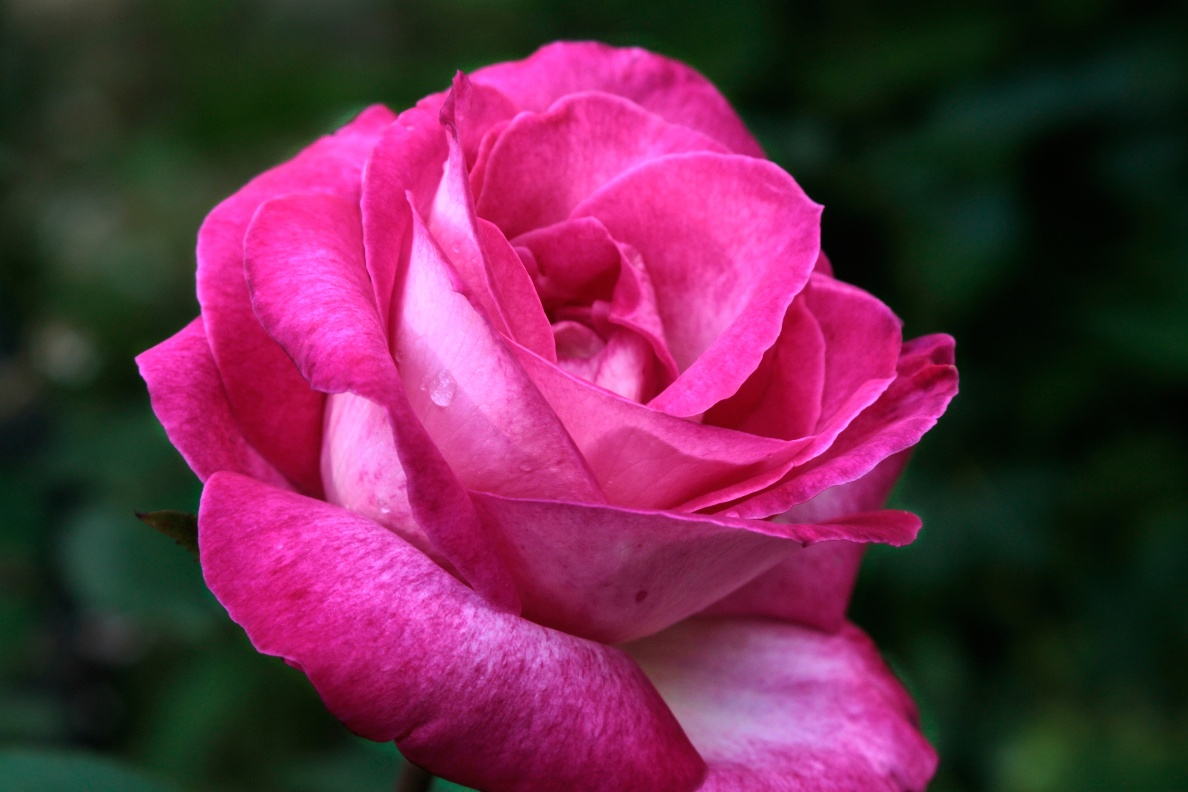
#> input picture 2W/rose.png, 1188 x 792 px, found by its file name
$ python 02.img_Rotation_Transformation.py
#> lines starting #> are read from the running program, lines starting #| are printed output that depends on the picture
import cv2
import numpy as np


# 1. 이미지 로드
img = cv2.imread('2W/rose.png')
#> img is the input picture: shape (792, 1188, 3); mean B, G, R 74.2, 43.7, 103.8

# 이미지의 세로(h), 가로(w) 크기를 가져옵니다.
# 변환 시 기준점이 될 이미지의 정중앙(center) 좌표를 계산합니다.
h, w = img.shape[:2]
#> h = 792; w = 1188
center = (w // 2, h // 2)
#> center = (594, 396)

# 2. 회전 및 크기 조절 행렬 생성
# cv2.getRotationMatrix2D 함수는 (중심점, 회전각도, 배율)을 입력받아 2x3 행렬 M을 만듭니다.
angle = 30  # 반시계 방향으로 30도 회전
scale = 0.8  # 원본 이미지의 80% 크기로 축소
M = cv2.getRotationMatrix2D(center, angle, scale)


# 3. 평행이동 반영
# 변환 행렬 M의 구조는 다음과 같습니다:
# 여기서 M[0, 2]는 x축 평행이동(tx), M[1, 2]는 y축 평행이동(ty)을 담당

# 요구사항: x축 방향으로 +80px 이동 (오른쪽으로 이동)
M[0, 2] += 80
# 요구사항: y축 방향으로 -40px 이동 (위쪽으로 이동)
M[1, 2] += -40

# 4. Affine 변환 적용
# cv2.warpAffine은 계산된 행렬 M을 이미지의 모든 픽셀에 적용하여 실제 변환을 수행합니다.
# 마지막 인자 (w, h)는 결과 이미지의 출력 크기를 결정합니다.
dst = cv2.warpAffine(img, M, (w, h))
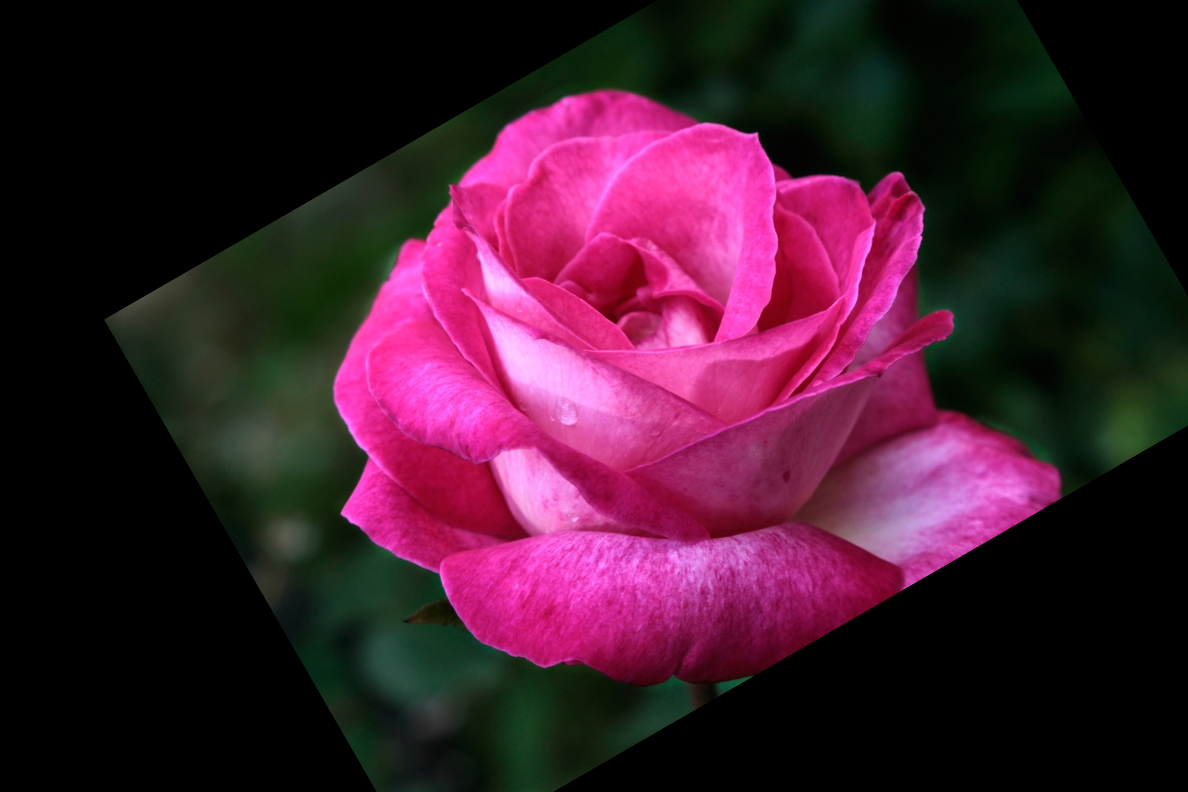
#> dst: shape (792, 1188, 3); mean B, G, R 46.7, 26.6, 66

# ---------------------------------------------------------
# 5. 시각화
# ---------------------------------------------------------

# 원본 이미지를 보여주는 창
cv2.namedWindow('Original Image', cv2.WINDOW_NORMAL)
cv2.imshow('Original Image', img)

# 변환(회전+축소+이동)이 완료된 이미지를 보여주는 창
cv2.namedWindow('Transformed Image', cv2.WINDOW_NORMAL)
cv2.imshow('Transformed Image', dst)

# 터미널 창에 현재 적용된 수치를 출력하여 확인합니다.
print(f"적용 내용: 회전({angle}도), 크기({scale}배), 이동(x:+80, y:-40)")

# 변환된 이미지를 파일로 저장합니다.
cv2.imwrite('2W/transformed_rose.png', dst)

# 아무 키나 누를 때까지 창을 유지하다가, 키 입력이 있으면 모든 창을 닫고 프로그램을 종료합니다.
cv2.waitKey(0)
cv2.destroyAllWindows()

$ run again, with 2W/img1.png copied over 2W/rose.png
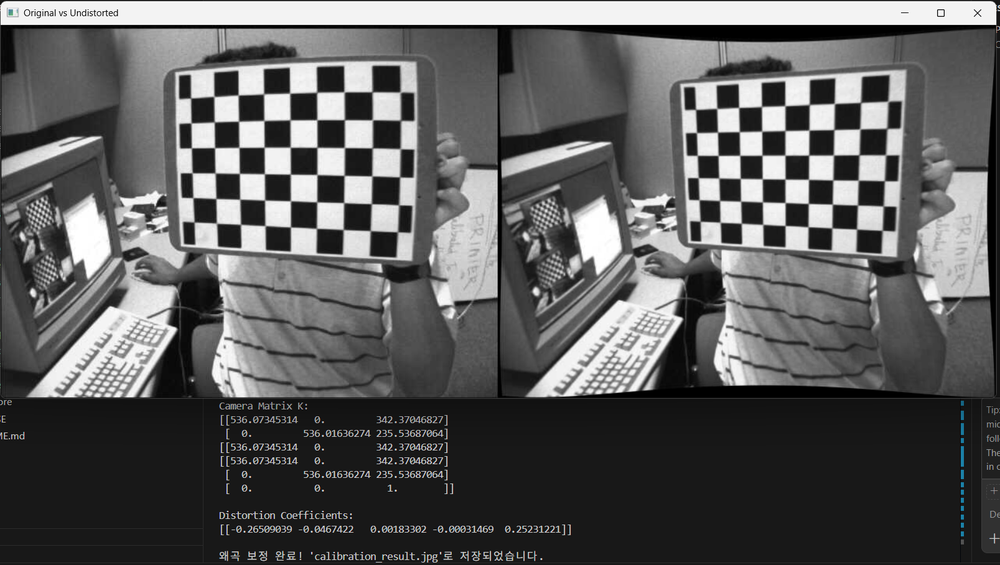
#> input picture 2W/img1.png, 1000 x 565 px, shrunk from 1607 x 908 before the run, found by its file name
#> img is the input picture: shape (565, 1000, 3); mean B, G, R 93, 93, 93
#> `dst = cv2.warpAffine(img, M, (w, h))`:
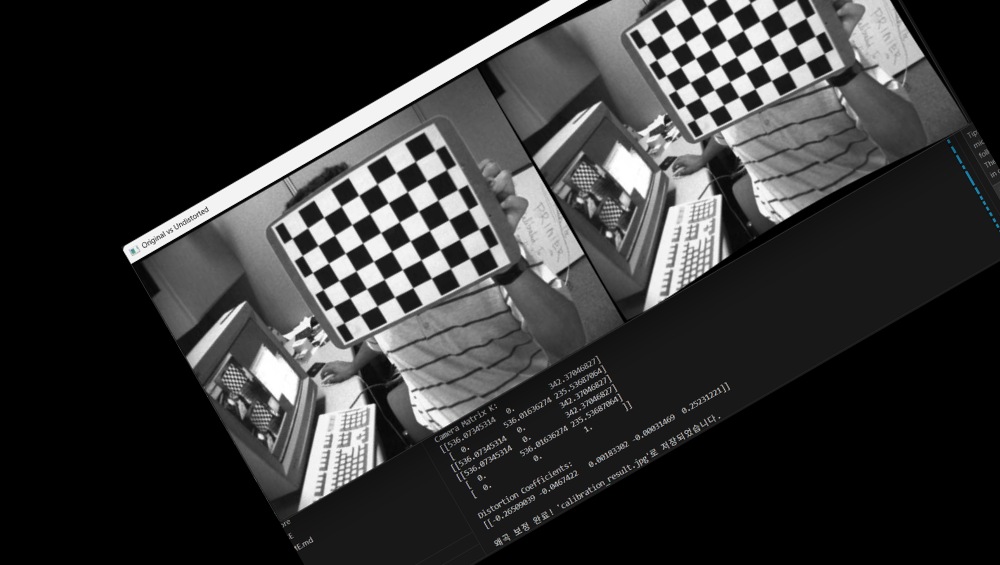
#> dst: shape (565, 1000, 3); mean B, G, R 53.2, 53.2, 53.2

$ run again, with 2W/img2.png copied over 2W/rose.png
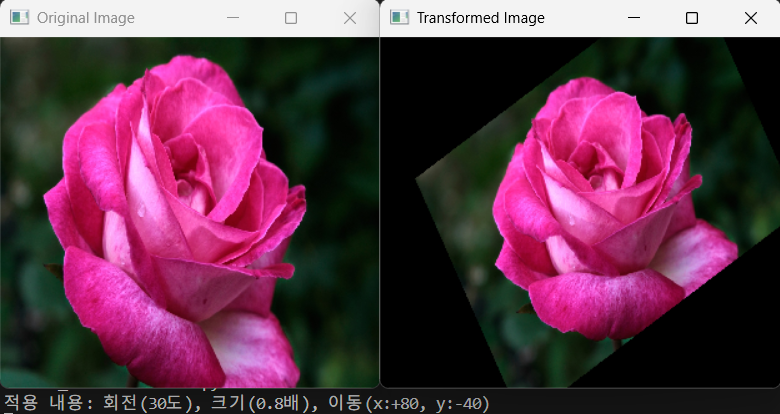
#> input picture 2W/img2.png, 780 x 414 px, found by its file name
#> img is the input picture: shape (414, 780, 3); mean B, G, R 74.4, 53, 95
#> `dst = cv2.warpAffine(img, M, (w, h))`:
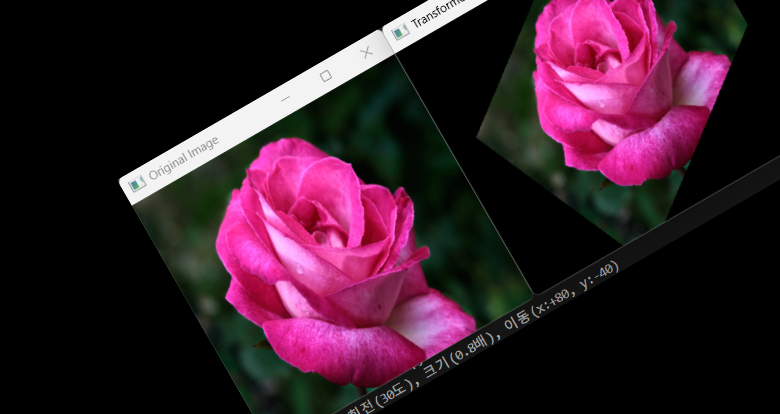
#> dst: shape (414, 780, 3); mean B, G, R 41.5, 27.4, 54.7

$ run again, with 2W/img3.png copied over 2W/rose.png
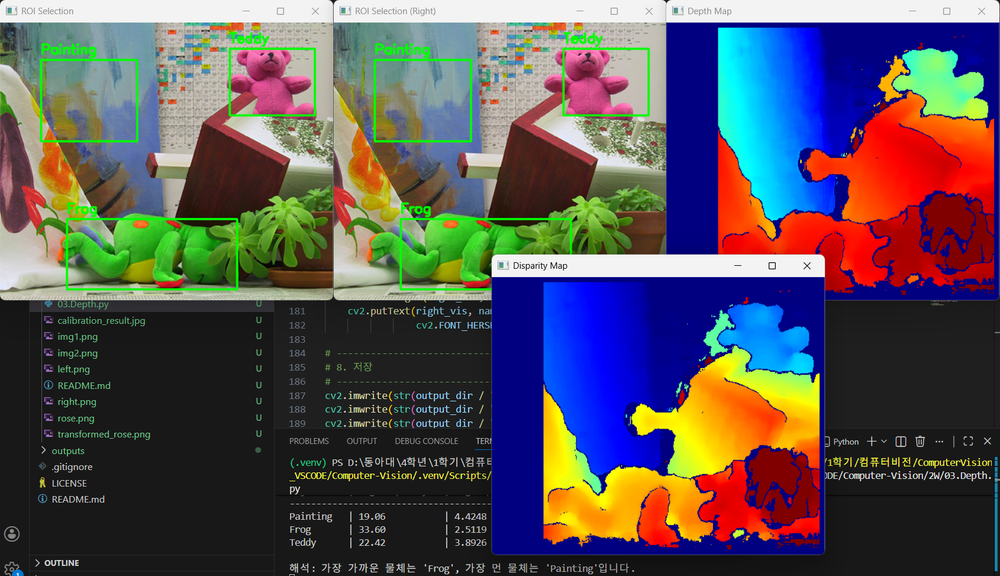
#> input picture 2W/img3.png, 1000 x 576 px, shrunk from 1690 x 973 before the run, found by its file name
#> img is the input picture: shape (576, 1000, 3); mean B, G, R 87.2, 83.3, 88.3
#> `dst = cv2.warpAffine(img, M, (w, h))`:
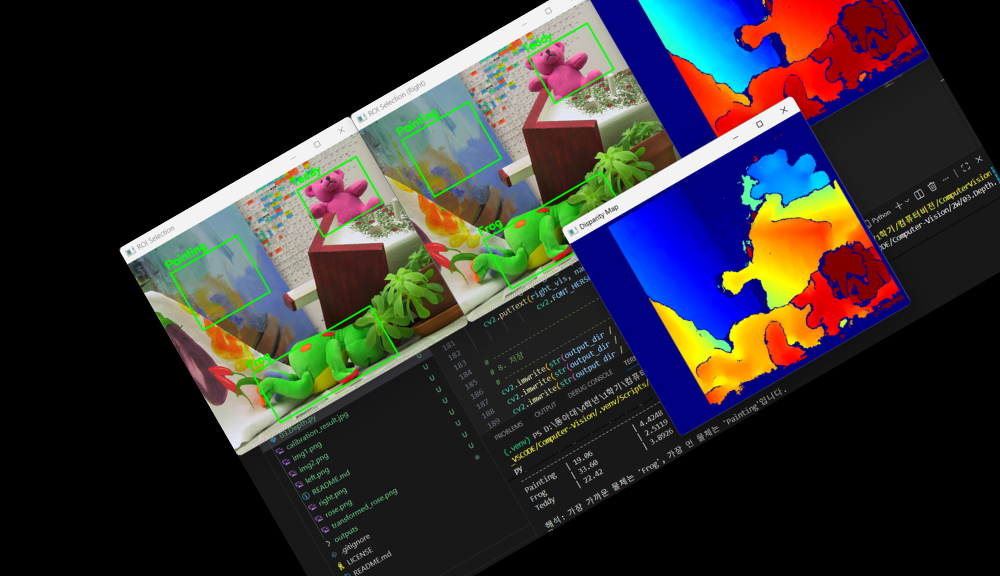
#> dst: shape (576, 1000, 3); mean B, G, R 48.8, 48.4, 51
